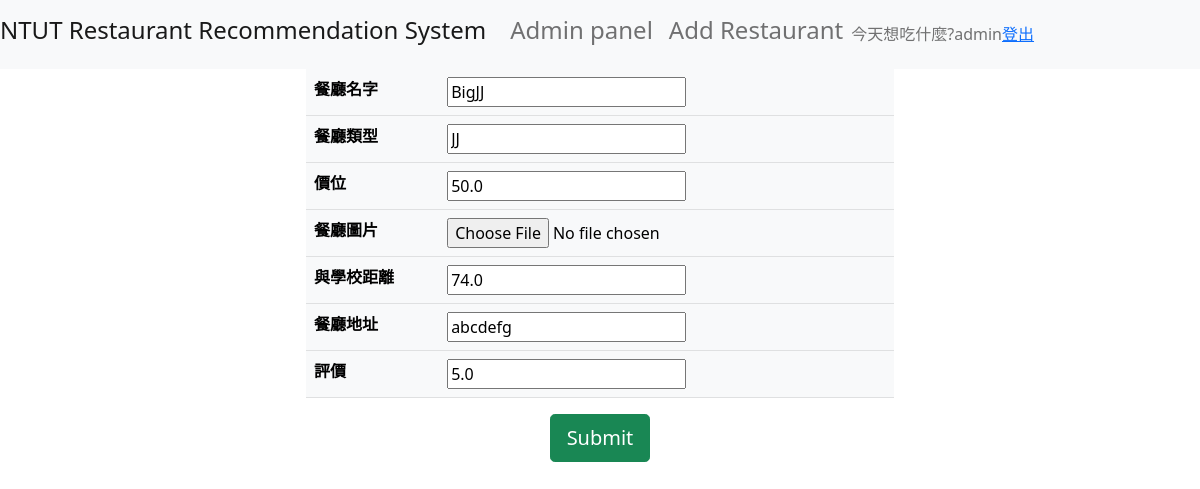
/edit/5 (signed in), run on the app's committed database.
### Restaurant/models.py (models this page shows, shortened)
class Restaurant(models.Model):
    STYLE_CHOICES = ()
    Name = models.CharField(max_length=50,
                            verbose_name='餐廳名字')
    Style = models.CharField(max_length=50,
                            verbose_name='餐廳類型')
    Price = models.DecimalField(max_digits=7,
                                decimal_places=1,
                                blank=True,
                                null=True,
                                verbose_name='價位')
    Img = models.ImageField(upload_to='Restaurant_Image/',
                            blank=True,
                            verbose_name='餐廳圖片')
    Distance = models.DecimalField(max_digits=7,
                                decimal_places=1,
                                blank=True,
                                null=True,
                                verbose_name='與學校距離')
    Address = models.CharField(max_length=50,
                            verbose_name='餐廳地址')
    Rating = models.DecimalField(max_digits=7,
                                decimal_places=1,
                                blank=True,
                                null=True,
                                verbose_name='評價')

### Restaurant/views.py (the view)
# urls.py: path('edit/<int:restaturant_id>', views.editRestaurant),
def editRestaurant(request, restaturant_id):
    if not request.user.is_authenticated:
        list_of_render['Authenticated_msg'] = '欲操作餐廳資料，請先登入'
        return redirect('index')
    restaturant_id = int(restaturant_id)
    try:
        restaturant_selected = Restaurant.objects.get(id = restaturant_id)
    except Restaurant.DoesNotExist:
        return redirect('index')
    restaturant_form = RestaurantCreate(request.POST or None, instance=restaturant_selected)
    if restaturant_form.is_valid():
        restaturant_form.save()
        return redirect('index')
    return render(request, 'Restaurant/editRestaurant.html', {'Restaurant_form':restaturant_form})

### Restaurant/forms.py
class RestaurantCreate(forms.ModelForm):
    class Meta:
        model = Restaurant
        fields = '__all__'

### Restaurant/templates/Restaurant/editRestaurant.html (shortened to what this page needs)
{% extends 'Restaurant/listRestaurant.html' %}
{% block content %}
<center>
    <form method="POST" enctype="multipart/form-data">
        <table class="w-50 table table-light" style="border-radius: 10px;">
            {% for field in Restaurant_form %}
            <tr>
                <th>{{ field.label }}</th>
                <td>{{ field }}</td>
            </tr>
            {% endfor %}
        </table>
        <button type="submit" class="btn btn-lg btn-success md-5">Submit</button>
    </form>
</center>
{% endblock %}

### Restaurant/templates/Restaurant/listRestaurant.html (shortened to what this page needs)
<!doctype html>
<html lang="en">
  <head>
    {% load static %}
    <link href="https://cdn.jsdelivr.net/npm/bootstrap@5.1.3/dist/css/bootstrap.min.css" rel="stylesheet">
  </head>
  <body>
    <nav class = "navbar navbar-expand-lg navbar-light bg-light" style="background-color: #e3f2fd;">
      <div class="collapse navbar-collapse" id="navbarTogglerDemo01">
        <a class="navbar-brand" href="{% url 'index' %}"><h4>NTUT Restaurant Recommendation System</h4></a>
        <ul class="navbar-nav mr-auto mt-2 mt-lg-0">
          <li class="nav-item">
            <a class="nav-link" href="{% url 'admin:index' %}"><h4>Admin panel</h4></a>
          </li>
          <li class="nav-item">
            <a class="nav-link" href="{% url 'add-restaurant' %}"><h4>Add Restaurant</h4></a>
          </li>
        </ul>
        {% if user.is_authenticated %}
        <span class="navbar-text">
          今天想吃什麼?{{ user.username }}
        </span>
        <a href="{% url 'logout' %}">登出</a>
        {% else %}
        <span class="navbar-text">
          今天想吃什麼? 訪客，或是你想先<a href="{% url 'login' %}">登入</a>?
        </span>
        {% endif %}
      </div>
    </nav>
    <div class="container-fluid">
      {% block content %}{% endblock %}
    </div>
  </body>
</html>

### data on the page
Restaurant: Restaurant_form "BigJJ" "JJ" "50.0" "74.0" "abcdefg" "5.0"

### other printed values
{{ user.username }} "admin"
{{ field.label }} "餐廳名字" "餐廳類型" "價位" "餐廳圖片" "與學校距離" "餐廳地址" "評價"
